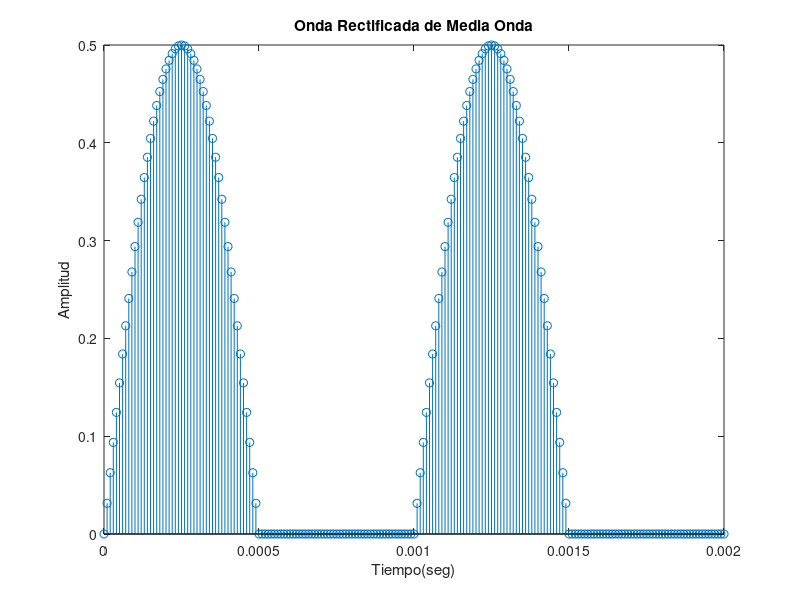

Recreate this plot in MATLAB.
%% PRÁCTICA 2.7. Generación de una sinusoide rectificada de medio período.

clc, clear all, close all 
Amax = 0.5;
Fo=1000; 
T=1/Fo; 
duracion=2*T; 
% tiempo entre muestras (se consideran 100 muestras/período) 
Ts=T/100;  
tn=0:Ts:duracion;  %inicio:salto:fin   
% Vector de amplitudes: 
y1=Amax*sin(2*pi*Fo*tn); 
% Un rectificador de media onda puede ser obtenido reemplazando 
% la parte negativa de una señal sinusoidal con ceros:
y2 = y1;
j=1;
for i=tn
  if y1(j)<0;
     y2(j)=0;
  end
  j=j+1;
end
stem(tn,y2);
xlabel('Tiempo(seg)') % Titulo del Eje X
ylabel('Amplitud') % Titulo del Eje Y
title('Onda Rectificada de Media Onda') % Titulo del Gráfico
% Verificación auditiva: 
%Fs = 1/Ts;
%sound (y2, Fs)
